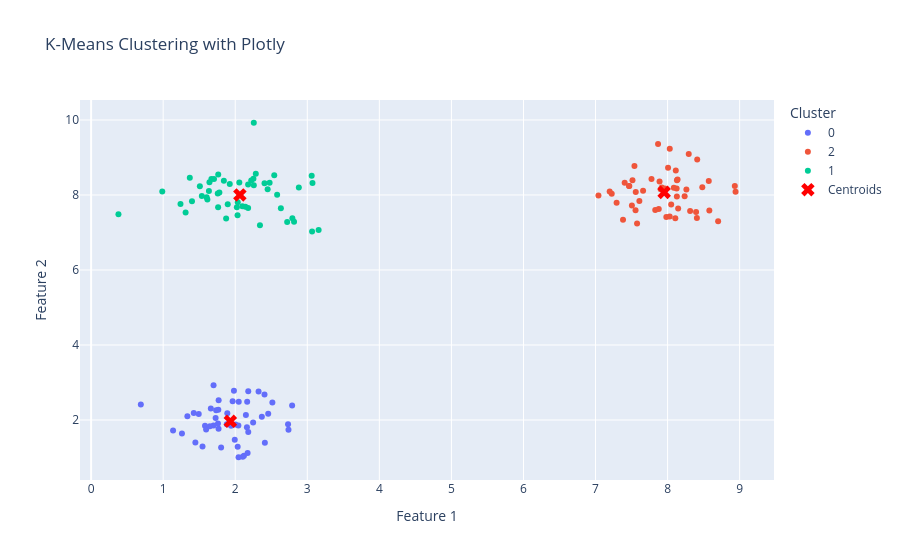

Notebook code for this chart:
### Code cell
import plotly.express as px
fig = px.scatter(x=X[:, 0], y=X[:, 1], color=model.predict(X).astype(str), title="K-Means Clustering with Plotly", labels={'x': 'Feature 1', 'y': 'Feature 2', 'color': 'Cluster'})
fig.add_scatter(x=model.centroids[:, 0], y=model.centroids[:, 1 ], mode='markers', marker=dict(color='red', size=12, symbol='x'), name='Centroids')

### Figure 1 — Plotly figure (JSON) as saved in the notebook; plotly's stock layout.template omitted (floating-point values rounded to 4 significant figures)
{"data": [{"hovertemplate": "Cluster=0<br>Feature 1=%{x}<br>Feature 2=%{y}<extra></extra>", "legendgroup": "0", "marker": {"color": "#636efa", "symbol": "circle"}, "mode": "markers", "name": "0", "orientation": "v", "showlegend": true, "type": "scatter", "x": [2.248, 2.324, 1.883, 2.79, 1.765, 1.768, 2.121, 1.138, 1.494, 1.546, 2.733, 2.034, 1.728, 1.425, 1.7, 1.699, 1.993, 2.411, 2.104, 1.336, 2.369, 1.942, 1.261, 1.77, 2.172, 2.162, 1.662, 2.515, 1.58, 2.166, 1.76, 1.447, 2.406, 1.964, 2.181, 2.181, 1.982, 0.6901, 2.044, 2.046, 1.89, 2.739, 1.596, 2.458, 1.735, 2.049, 1.649, 1.804, 2.148, 2.003], "xaxis": "x", "y": [1.931, 2.762, 1.883, 2.384, 2.271, 1.767, 1.043, 1.719, 2.157, 1.294, 1.887, 1.288, 2.055, 2.188, 1.854, 2.926, 1.471, 1.39, 1.02, 2.098, 2.086, 1.849, 1.64, 2.529, 1.118, 1.807, 2.306, 2.466, 1.845, 2.488, 1.907, 1.402, 2.678, 2.502, 1.677, 2.769, 2.782, 2.411, 1.85, 1.006, 2.179, 1.741, 1.749, 2.164, 2.257, 2.484, 1.836, 1.268, 2.131, 1.883], "yaxis": "y"}, {"hovertemplate": "Cluster=2<br>Feature 1=%{x}<br>Feature 2=%{y}<extra></extra>", "legendgroup": "2", "marker": {"color": "#EF553B", "symbol": "circle"}, "mode": "markers", "name": "2", "orientation": "v", "showlegend": true, "type": "scatter", "x": [7.292, 7.829, 7.919, 8.943, 8.129, 7.041, 8.03, 7.904, 7.983, 8.571, 8.396, 8.701, 8.293, 7.505, 8.05, 7.225, 7.469, 7.54, 7.608, 8.407, 8.114, 7.196, 8.13, 7.382, 8.261, 8.125, 7.66, 8.147, 8.933, 7.404, 7.513, 8.579, 8.482, 8.411, 7.877, 7.555, 7.961, 8.138, 8.007, 7.868, 8.313, 7.465, 7.888, 8.237, 7.577, 7.777, 8.107, 8.087, 7.558, 8.029], "xaxis": "x", "y": [7.79, 7.599, 8.202, 8.087, 7.963, 7.987, 9.232, 8.151, 7.416, 8.376, 7.545, 7.299, 9.095, 7.717, 7.748, 8.034, 8.237, 8.775, 7.839, 7.385, 8.654, 8.092, 8.391, 7.34, 8.148, 8.173, 8.116, 7.643, 8.237, 8.328, 8.394, 7.59, 8.206, 8.948, 7.623, 7.592, 8.171, 8.414, 8.727, 9.36, 7.571, 8.241, 8.357, 7.964, 7.243, 8.428, 7.377, 8.193, 8.077, 7.429], "yaxis": "y"}, {"hovertemplate": "Cluster=1<br>Feature 1=%{x}<br>Feature 2=%{y}<extra></extra>", "legendgroup": "1", "marker": {"color": "#00cc96", "symbol": "circle"}, "mode": "markers", "name": "1", "orientation": "v", "showlegend": true, "type": "scatter", "x": [2.179, 2.542, 1.311, 2.258, 2.258, 2.285, 2.477, 1.842, 1.614, 1.757, 3.157, 2.343, 1.764, 2.032, 1.642, 1.635, 2.023, 3.072, 0.9874, 1.669, 1.604, 2.252, 1.4, 1.763, 2.883, 1.37, 3.061, 1.24, 2.633, 2.222, 1.537, 0.3794, 1.874, 2.816, 1.78, 2.721, 2.582, 1.509, 2.1, 2.035, 2.057, 2.793, 3.067, 1.924, 2.14, 1.896, 1.705, 2.179, 2.45, 2.406], "xaxis": "x", "y": [8.28, 8.527, 7.531, 8.257, 9.926, 8.568, 8.326, 8.379, 7.882, 8.041, 7.066, 7.194, 8.544, 7.461, 8.34, 8.108, 7.674, 8.317, 8.093, 8.426, 7.943, 8.433, 7.833, 7.673, 8.202, 8.459, 8.516, 7.758, 7.646, 8.387, 7.97, 7.488, 7.376, 7.285, 8.065, 7.282, 8.005, 8.231, 7.7, 7.807, 8.331, 7.381, 7.024, 8.294, 7.689, 7.753, 8.425, 7.654, 8.154, 8.315], "yaxis": "y"}, {"marker": {"color": "red", "size": 12, "symbol": "x"}, "mode": "markers", "name": "Centroids", "type": "scatter", "x": [1.932, 2.064, 7.952], "y": [1.964, 8.0, 8.07]}], "layout": {"legend": {"title": {"text": "Cluster"}, "tracegroupgap": 0}, "title": {"text": "K-Means Clustering with Plotly"}, "xaxis": {"anchor": "y", "domain": [0, 1], "title": {"text": "Feature 1"}}, "yaxis": {"anchor": "x", "domain": [0, 1], "title": {"text": "Feature 2"}}}}
